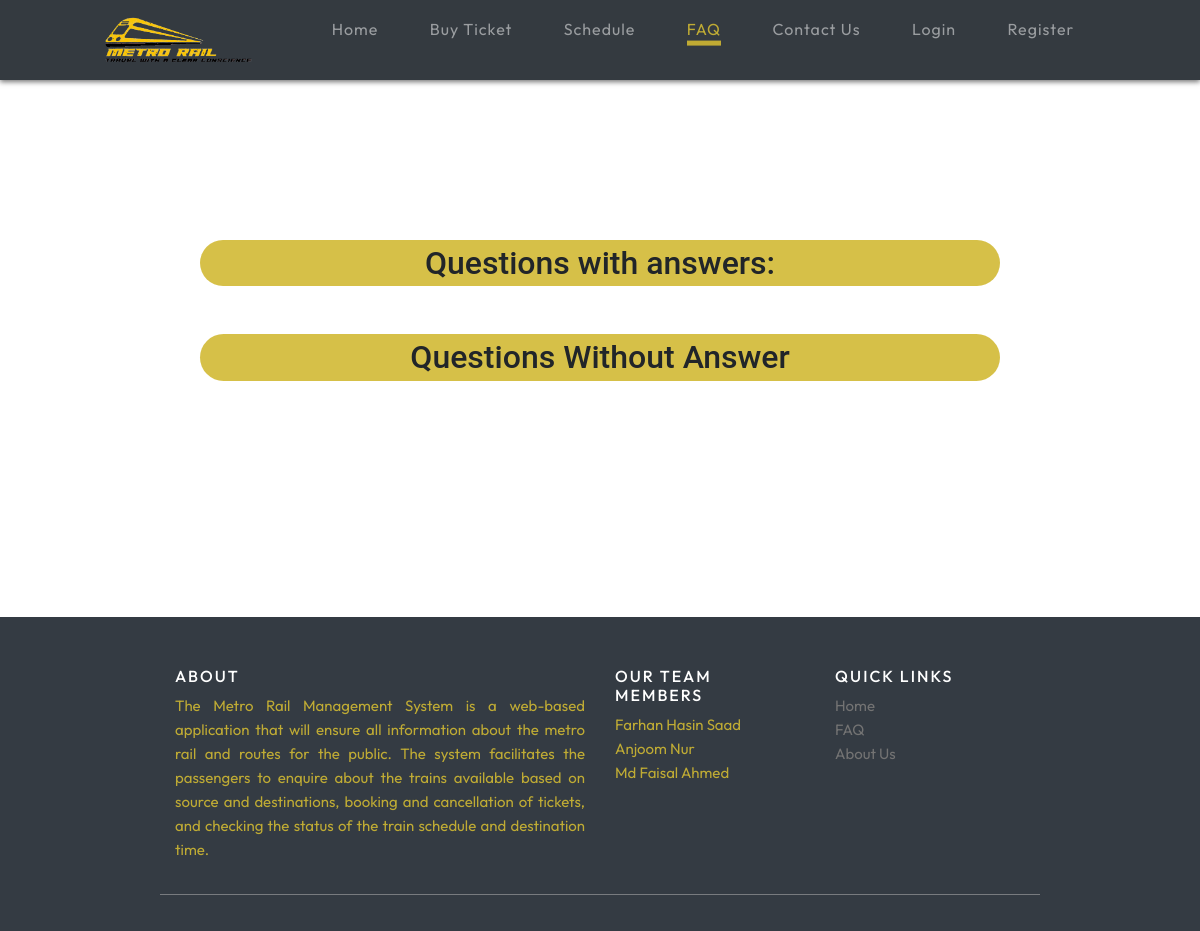
Page /faq/ on the earlier database version.
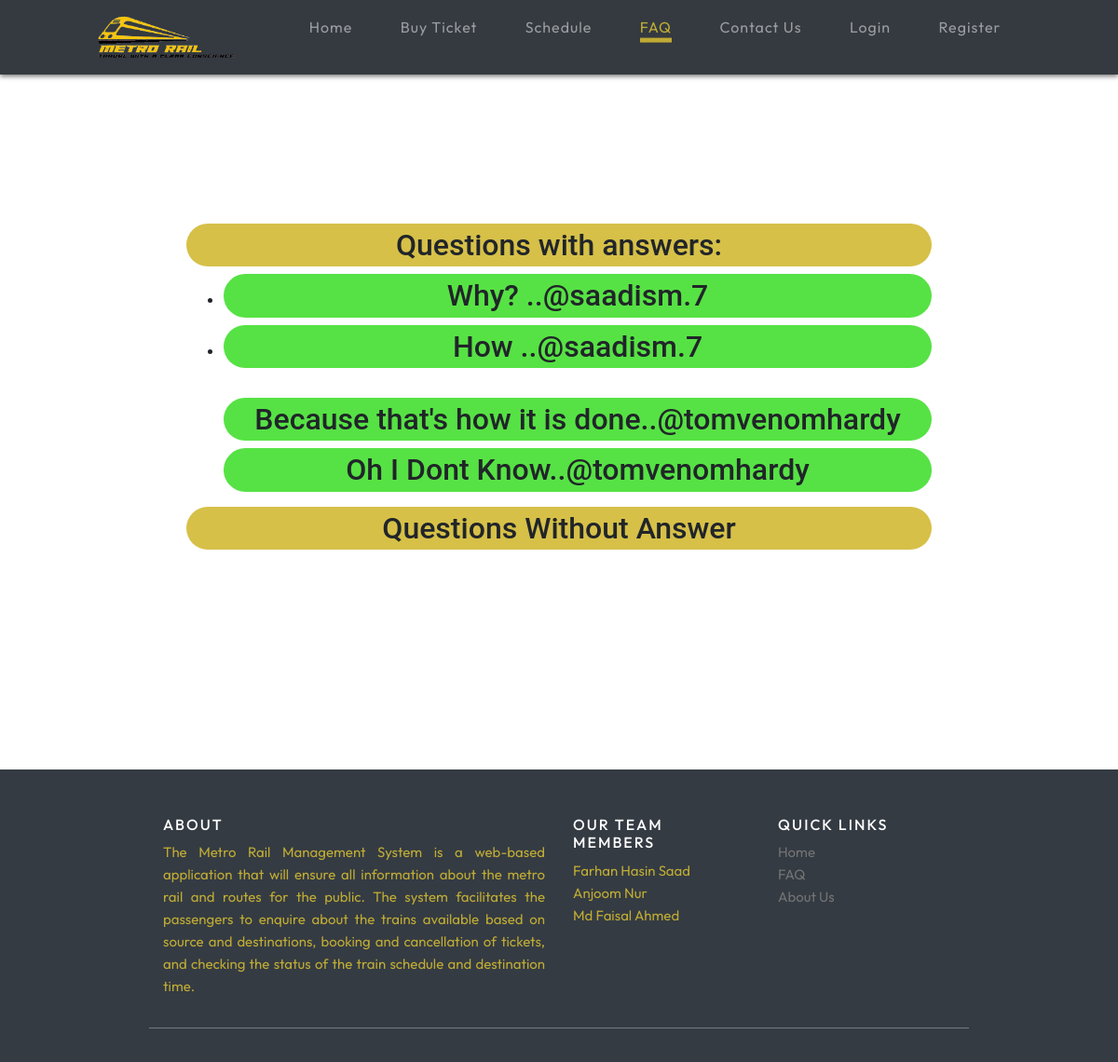
Same page on the later database version.
### railapp/models.py (models this page shows)
class Question(models.Model):
    question = models.CharField(max_length=300)
    answered = models.BooleanField(default=False)
    created = models.DateTimeField(auto_now_add=True)
    user = models.ForeignKey(User, on_delete=models.CASCADE)
    votesscore = models.IntegerField(default='0')
    amountofvotes = models.IntegerField(default='0')
    def __str__(self):
        return self.question

class Answer(models.Model):
    question_id = models.ForeignKey(Question, on_delete=models.CASCADE, blank=False, null=True)
    answer = models.TextField(max_length=1000)
    created = models.DateTimeField(auto_now_add=True)
    user = models.ForeignKey(User, on_delete=models.CASCADE)
    def __str__(self):
        return self.answer

### accounts/models.py (models this page shows)
class User(AbstractUser):
    is_guser = models.BooleanField(default=False)
    is_trainmaster = models.BooleanField(default=False)

### railapp/views.py (the view)
# urls.py: path('faq/', views.faq, name="faq"),
def faq(request):
    already_answers=Question.objects.filter(answered=True)
    without_answers=Question.objects.filter(answered=False)
    answer_contents=Answer.objects.all()
    context={
        'already_answers':already_answers,
        'without_answers':without_answers,
        'answer_contents':answer_contents
    }
    return render(request, 'railapp/faq.html', context)

### railapp/templates/railapp/faq.html (shortened to what this page needs)
{% extends 'railapp/main.html' %}
{% block content %}
{% load static %}
<!DOCTYPE html>
<html lang="en">
  <head>
    <link rel="stylesheet" href="{% static 'css/faq.css'%}" />
  </head>
  <body>
    <div class="faqs-container">
      <h1>Questions with answers:</h1>
          <ul>
              {% for question in already_answers %}
                  <li>
                      <h2>{{ question }} ..@{{ question.user }}</h2>
                      {% endfor %}
                      <br>
                      {% for answer in answer_contents %}
                          <h2>{{ answer }}..@{{answer.user}}</h2>
                      {% endfor %}
                  </li>
          </ul>
      <h1>Questions Without Answer</h1>
    </div>
  </body>
  </html>
</html>
{% endblock content %}

Differences in the rows shown:
added Question: question "Why?", user "saadism.7"
added Question: question "How", user "saadism.7"
added Answer: answer "Because that's how it is done", user "tomvenomhardy"
added Answer: answer "Oh I Dont Know", user "tomvenomhardy"
